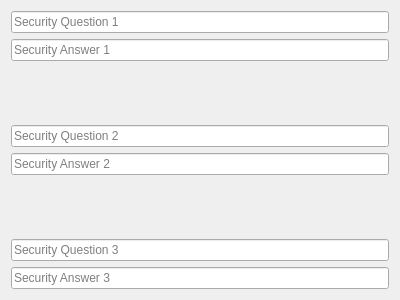
<?xml version="1.0" encoding="UTF-8"?>
<ui version="4.0">
 <class>Form</class>
 <widget class="QWidget" name="Form">
  <property name="geometry">
   <rect>
    <x>0</x>
    <y>0</y>
    <width>400</width>
    <height>300</height>
   </rect>
  </property>
  <property name="windowTitle">
   <string>Form</string>
  </property>
  <layout class="QVBoxLayout" name="verticalLayout">
   <item>
    <widget class="QLineEdit" name="lineEdit">
     <property name="placeholderText">
      <string>Security Question 1</string>
     </property>
    </widget>
   </item>
   <item>
    <widget class="QLineEdit" name="lineEdit_6">
     <property name="placeholderText">
      <string>Security Answer 1</string>
     </property>
    </widget>
   </item>
   <item>
    <spacer name="verticalSpacer">
     <property name="orientation">
      <enum>Qt::Vertical</enum>
     </property>
     <property name="sizeHint" stdset="0">
      <size>
       <width>20</width>
       <height>40</height>
      </size>
     </property>
    </spacer>
   </item>
   <item>
    <widget class="QLineEdit" name="lineEdit_5">
     <property name="placeholderText">
      <string>Security Question 2</string>
     </property>
    </widget>
   </item>
   <item>
    <widget class="QLineEdit" name="lineEdit_4">
     <property name="placeholderText">
      <string>Security Answer 2</string>
     </property>
    </widget>
   </item>
   <item>
    <spacer name="verticalSpacer_2">
     <property name="orientation">
      <enum>Qt::Vertical</enum>
     </property>
     <property name="sizeHint" stdset="0">
      <size>
       <width>20</width>
       <height>40</height>
      </size>
     </property>
    </spacer>
   </item>
   <item>
    <widget class="QLineEdit" name="lineEdit_2">
     <property name="placeholderText">
      <string>Security Question 3</string>
     </property>
    </widget>
   </item>
   <item>
    <widget class="QLineEdit" name="lineEdit_3">
     <property name="placeholderText">
      <string>Security Answer 3</string>
     </property>
    </widget>
   </item>
  </layout>
 </widget>
 <resources/>
 <connections/>
</ui>
